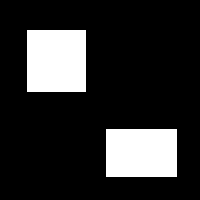
#> input picture qt/ift/daniel_ift/square2.pgm, 200 x 200 px, found by its file name
$ python ift.py
#> lines starting #> are read from the running program, lines starting #| are printed output that depends on the picture; after the words box and inside, x2 and y2 are one past the last pixel; in counts of white or black regions, pixels touching at a corner belong together
#> in main, `img = io.imread("square2.pgm")`: img: shape (200, 200); 17.7% white; 2 white regions, box (x1, y1, x2, y2) and area: (27, 30, 86, 92) 3658, (106, 129, 177, 177) 3408
### qt/ift/daniel_ift (2)/GQueue.py
import numpy as np
import pdb


# [9 lines of commented-out code are left out]


class GQueue:
    def __init__(self, max_cost):
        self.queue = []
        for _ in range(max_cost+1):
            self.queue.append([])
        self.cursor = -1
        self.n_elems = 0

    def is_empty(self):
        return self.n_elems == 0


    # [5 lines left out: function find_coord, not called in this run]


    # coord = (i,j)
    # cost is the bucket where the coord will be inserted
    def insert(self, coord, cost):
        if self.is_empty():
            self.cursor = cost

        self.queue[cost].append(coord)
        self.n_elems += 1


    def remove(self):
        cursor = None

        # if the queue is not empty, it means that the cursor is "pointing" to
        # a valid bucket
        if not self.is_empty():
            coord = self.queue[self.cursor].pop(0)
            self.n_elems -= 1

            # bucket [self.cursor] is empty, then we need to find the next bucket with
            # elements to move self.cursor
            if not self.queue[self.cursor]:
                if self.is_empty():
                    self.cursor = -1
                else: # find the next bucket with elements
                    for bucket in range(self.cursor+1, len(self.queue)):
                        if self.queue[bucket]:
                            self.cursor = bucket
                            break

        return coord


    # remove the element coord in bucket cost
    def remove_elem(self, coord, cost):
        if coord in self.queue[cost]:
            self.queue[cost].remove(coord)

### qt/ift/daniel_ift (2)/ift.py
from skimage import io
import numpy as np
from scipy import ndimage
import pdb

from scipy import ndimage

from GQueue import GQueue


WHITE = 0
GREY = 1
BLACK = 2


def sobel(img):
    Kx = np.array([[-1, 0, 1], [-2, 0, 2], [-1, 0, 1]])
    Ky = np.array([[-1, -2, -1], [0, 0, 0], [1, 2, 1]])

    # borders are set to constant value 0.0
    Gx = ndimage.convolve(img, Kx, mode="constant", cval=0.0)
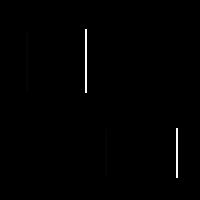
#> Gx: shape (200, 200); min 0, max 255, mean 1.5
    Gy = ndimage.convolve(img, Ky, mode="constant", cval=0.0)

    return np.sqrt((np.square(Gx) + np.square(Gy))).astype("int")
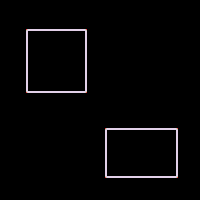
#> returned value: shape (200, 200) int64; 4 distinct labels, from 0 to 4; one colour per label, 0 black


def save_normalize(grad, out_path):
    factor = 255.0 / np.max(grad)
    out = (grad * factor).astype("int")
    io.imsave(out_path, out)


def is_valid(img, coord):
    x, y = coord
    return (x >= 0 and x < img.shape[0]) and (y >= 0 and y < img.shape[1])


def watershed(img, obj_seeds, bg_seeds):
    adj8 = [(0, 0), (-1,-1), (0, -1), (1, -1), (-1, 0), (1, 0), (-1, 1),
            (0, 1), (1, 1)]
    grad = sobel(img)
    path_val = np.ones(grad.shape) * float("inf")

    # predecessor map - it will be the final segmentation
    label_img = np.zeros(grad.shape)
    color = np.zeros(grad.shape) # WHITE = 0

    Q = GQueue(np.max(grad))

    # put the seeds into GQueue
    for p in obj_seeds:
        color[p] = GREY # GREY means that the pixel is inside the queue
        label_img[p] = 1
        path_val[p] = 0
        Q.insert((p), grad[p])
#> this loop made 1 pass
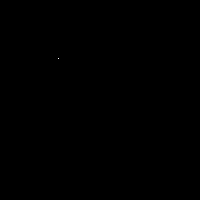
#> color: shape (200, 200) float64; values 0 (black) and 1 (white), 0% white in thin lines or dots, all inside (x1, y1, x2, y2) = (58, 58, 59, 59)
#> path_val: shape (200, 200) float64; 100% of the values are NaN or infinite; the others: min 0, max 0, mean 0

    for p in bg_seeds:
        color[p] = GREY
        label_img[p] = 0
        path_val[p] = 0
        Q.insert(p, grad[p])
#> color: shape (200, 200) float64; values 0 (black) and 1 (white), 0.01% white in thin lines or dots, all inside (x1, y1, x2, y2) = (10, 10, 59, 59)


    while not Q.is_empty():
        p = Q.remove()
        color[p] = BLACK # pixel p has the min path cost


        # for each adjacency to p
        for dx, dy in adj8:
            q = (p[0] + dx, p[1] + dy)

            if is_valid(grad, q):
                # the cost of the path from the root until pixel q through p
                # is the max between the cost of the path until p and the cost
                # of the edge pq
                tmp = int(max(path_val[p], grad[q]))


                # if the cost offered is less than the current cost from a
                # path from the root to q, then the pixel p "conquers" q
                if tmp < path_val[q]:
                    # only WHITE or GREY colors enter in this if

                    # q never entered into queue
                    if color[q] == GREY:
                        Q.remove_elem(q, path_val[q])

                    # label from pixl p is propagates to q
                    label_img[q] = label_img[p]
                    path_val[q] = tmp
                    Q.insert(q, tmp)
#> this loop made 40000 passes
#> p on passes 1 to 3: (58, 58), (10, 10), (57, 57)
#> color: shape (200, 200) float64; every value is 2
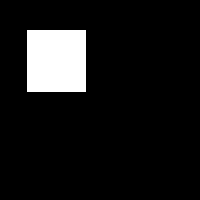
#> label_img: shape (200, 200) float64; values 0 (black) and 1 (white), 9.1% white; 1 white region, box (x1, y1, x2, y2) and area: (27, 30, 86, 92) 3658
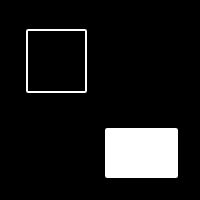
#> path_val: shape (200, 200) float64; min 0, max 4, mean 0.412; drawn with min black and max white

    return label_img


def main():
    img = io.imread("square2.pgm")

    bg_seeds = [(10, 10)]
    obj_seeds = [(58, 58)]

    seg = watershed(img, obj_seeds, bg_seeds)

    io.imsave("seg.pgm", seg)


if __name__ == "__main__":
    main()

$ run again, with qt/ift/daniel_ift/sobel.pgm copied over qt/ift/daniel_ift/square2.pgm
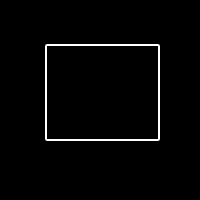
#> input picture qt/ift/daniel_ift/sobel.pgm, 200 x 200 px, found by its file name
#> in main, img is the input picture: shape (200, 200); min 0, max 255, mean 5.3
#> in sobel, `return np.sqrt((np.square(Gx) + np.square(Gy))).astype("int")`:
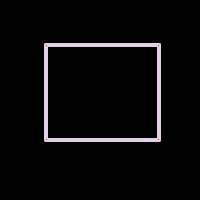
#> returned value: shape (200, 200) int64; 4 distinct labels, from 0 to 4; one colour per label, 0 black
#> the loop in watershed, `for p in obj_seeds:` made 1 pass
#> the loop in watershed, `while not Q.is_empty():` made 40000 passes
#> p on passes 1 to 3: (58, 58), (10, 10), (57, 57)
#> after the loop in watershed, `while not Q.is_empty():`:
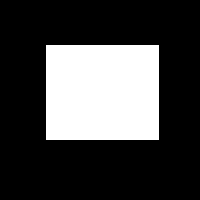
#> label_img: shape (200, 200) float64; values 0 (black) and 1 (white), 26.8% white; 1 white region, box (x1, y1, x2, y2) and area: (46, 45, 159, 140) 10735

$ run again, with qt/ift/daniel_ift/square.pgm copied over qt/ift/daniel_ift/square2.pgm
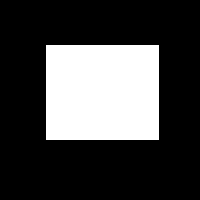
#> input picture qt/ift/daniel_ift/square.pgm, 200 x 200 px, found by its file name
#> img: shape (200, 200); 26.8% white; 1 white region, box (x1, y1, x2, y2) and area: (46, 45, 159, 140) 10735
#> in sobel, `Gx = ndimage.convolve(img, Kx, mode="constant", cval=0.0)`:
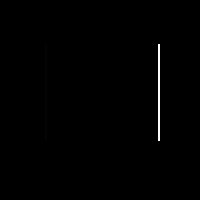
#> Gx: shape (200, 200); min 0, max 255, mean 1.2
#> in sobel, `return np.sqrt((np.square(Gx) + np.square(Gy))).astype("int")`:
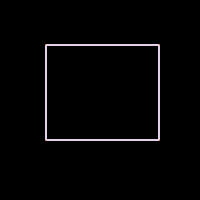
#> returned value: shape (200, 200) int64; 4 distinct labels, from 0 to 4; one colour per label, 0 black
#> the loop in watershed, `for p in obj_seeds:` made 1 pass
#> the loop in watershed, `while not Q.is_empty():` made 40000 passes
#> p on passes 1 to 3: (58, 58), (10, 10), (57, 57)
